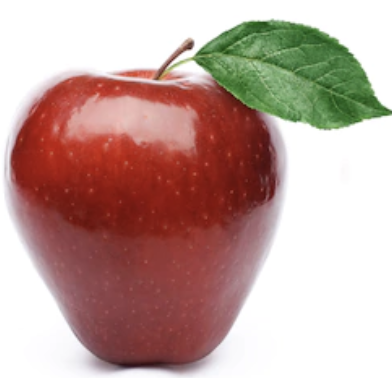
#> input picture Apples/Fresh/Screen Shot 2018-06-08 at 5.19.28 PM.png, 392 x 378 px; its folder holds 4 pictures in this run
$ python DataProcessingFS.py
#> lines starting #> are read from the running program, lines starting #| are printed output that depends on the picture
import random
import pickle
import cv2
import os
import numpy as np
from imutils import paths


ImagePaths = list(paths.list_images("VegetablesFruits\Fresh"))
print(len(ImagePaths))
ImagePaths = ImagePaths[:1630] + list(paths.list_images("VegetablesFruits\Stale"))
print(len(ImagePaths))
random.shuffle(ImagePaths)

data = []
labels = []
for imagepath in ImagePaths:
    image = cv2.imread(imagepath)
#> image is the input picture: shape (378, 392, 3); mean B, G, R 156.3, 163.1, 192.5
    image = cv2.resize(image, (32,32))
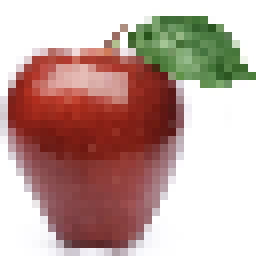
#> image: shape (32, 32, 3) (shown 8 times larger); mean B, G, R 156, 162.9, 192.4
    data.append(image)
    label = imagepath.split(os.path.sep)[-2]
    if label == "Stale":
        label = [1,0]
    else:
        label = [0,1]
    labels.append(label)
#> pass 2 of the loop `for imagepath in ImagePaths:`:
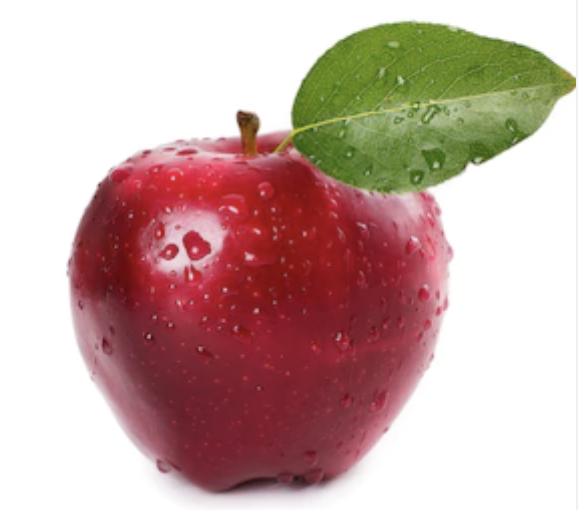
#> input picture Apples/Fresh/Screen Shot 2018-06-08 at 5.11.24 PM.png, 584 x 510 px
#> image is the input picture: shape (510, 584, 3); mean B, G, R 165.8, 171.2, 200.1
#> `image = cv2.resize(image, (32,32))`:
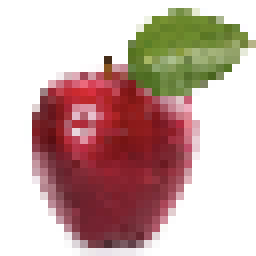
#> image: shape (32, 32, 3) (shown 8 times larger); mean B, G, R 165.4, 170.7, 199.7
#> pass 3 of the loop `for imagepath in ImagePaths:`:
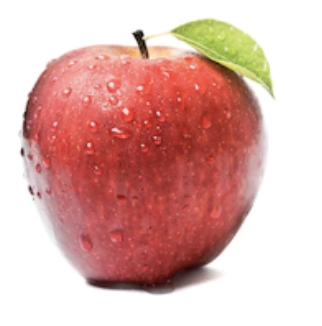
#> input picture Apples/Fresh/Screen Shot 2018-06-08 at 5.16.16 PM.png, 322 x 326 px
#> image is the input picture: shape (326, 322, 3); mean B, G, R 172, 177.4, 220.9
#> `image = cv2.resize(image, (32,32))`:
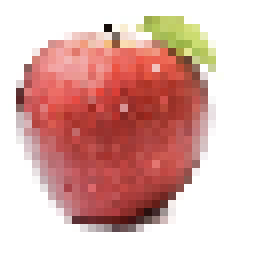
#> image: shape (32, 32, 3) (shown 8 times larger); mean B, G, R 172.1, 177.6, 221
#> the loop made 4 passes; the first 3 are shown
print(labels)

data = np.array(data, dtype="float") / 255.0
labels = np.array(labels)

with open("data.pickle", 'wb') as f:
    pickle.dump(data, f)
print("Data seved")

with open("labels.pickle", 'wb') as f:
    pickle.dump(labels, f)
print("Labels seved")
